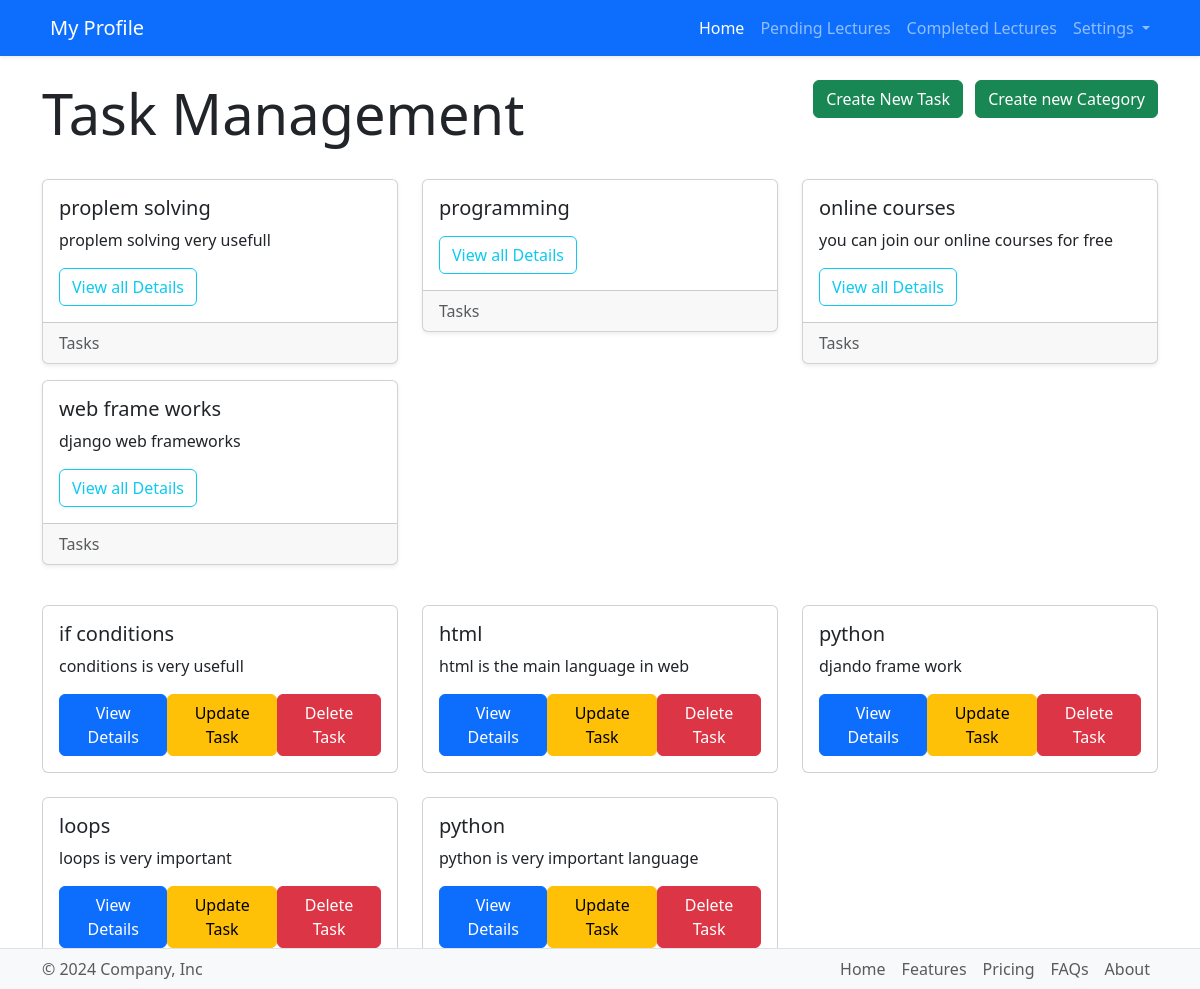
The page / on the database its author committed.
### main/models.py (models this page shows, shortened)
class Category(models.Model):
    name = models.CharField(max_length= 50 , unique=True)
    description = models.TextField(null = True , blank=True)

class Task(models.Model):
    STATUS_CHOICES = [
        ('PENDING' , 'PENDING'),
        ('IN PROGRESS' , 'IN PROGRESS'),
        ('COMPLETED' , 'COMPLETED'),
    ]
    title=models.CharField(max_length = 100)
    description = models.TextField()
    status = models.CharField(max_length = 12 , choices = STATUS_CHOICES , default = 'PENDING')
    priority = models.IntegerField(validators=[MinValueValidator(1) , MaxValueValidator(10)] ,null= True , blank= True)
    due_date = models.DateField(null= True , blank=True)
    created_at = models.DateTimeField(auto_now_add = True)
    updated_at = models.DateTimeField(auto_now_add = True)
    category= models.ForeignKey(Category, on_delete=models.CASCADE)

### main/views.py (the view)
# urls.py: path('' , index , name="home"),
def index(request):
    tasks = Task.objects.all().order_by('due_date')
    categories = Category.objects.all()
    context = { 'tasks':tasks ,
                'categories' :categories
              }
    return render(request , 'main/index.html',context)

### templates/main/index.html (shortened to what this page needs)
{% extends "main/components/base.html" %}
{% block content %}
<div class="container mt-4">
  <div class="d-flex justify-content-between mb-4">
    <h1 class="display-4">Task Management</h1>
    <div>
      <a href="{% url 'createtodo' %}" class="btn btn-success me-2">Create New Task</a>
      <a href="{% url 'createcategory' %}" class="btn btn-success">Create new Category</a>
    </div>
  </div>
  <div class="row mb-4">
    {% for cat in categories %}
      <div class="col-md-4 mb-3">
        <div class="card shadow-sm">
          <div class="card-body">
            <h5 class="card-title">{{ cat.name }}</h5>
            <p class="card-text">{{ cat.description }}</p>
            <a href="{% url 'cattodo' cat.id %}" class="btn btn-outline-info">View all Details</a>
          </div>
          <div class="card-footer text-muted">
            {{ cat.tasks_count }} Tasks
          </div>
        </div>
      </div>
    {% empty %}
      <div class="col-12">
        <div class="alert alert-warning" role="alert">
          No categories available.
        </div>
      </div>
    {% endfor %}
  </div>
  <div class="row">
    {% for task in tasks %}
      <div class="col-md-4 mb-4">
        <div class="card">
          <div class="card-body">
            <h5 class="card-title">{{ task.title }}</h5>
            <p class="card-text">{{ task.description }}</p>
            <div class="d-flex justify-content-between">
              <a href="{% url 'detail' task.id %}" class="btn btn-primary">View Details</a>
              <a href="{% url 'update-task' task.id %}" class="btn btn-warning">Update Task</a>
              <button type="button" class="btn btn-danger" data-bs-toggle="modal" data-bs-target="#deleteModal{{ task.id }}">
                Delete Task
              </button>
            </div>
          </div>
        </div>
      </div>
    {% empty %}
      <div class="col-12">
        <div class="alert alert-info" role="alert">
          No tasks available.
        </div>
      </div>
    {% endfor %}
  </div>
</div>
{% endblock %}

### templates/main/components/base.html (shortened to what this page needs)
<!DOCTYPE html>
<html lang="en">
<head>
    <link rel="stylesheet" href="https://cdn.jsdelivr.net/npm/bootstrap@5.3.2/dist/css/bootstrap.min.css">
</head>
<body>
  {% include "main/components/navbar.html" %}
      {% block content %}
      {% endblock %}
  {% include "main/components/footer.html" %}
</body>
</html>

### templates/main/components/navbar.html (shortened to what this page needs)
<nav class="navbar navbar-expand-lg navbar-dark bg-primary shadow-sm">
  <div class="container">
    <a class="navbar-brand d-flex align-items-center" href="#">
       My Profile
    </a>
    <div class="collapse navbar-collapse" id="navbarNav">
      <ul class="navbar-nav ms-auto">
        <li class="nav-item">
          <a class="nav-link active" aria-current="page" href="{% url 'home' %}">
             Home
          </a>
        </li>
        <li class="nav-item">
          <a class="nav-link" href="{% url 'status' 'PENDING' %}">
             Pending Lectures
          </a>
        </li>
        <li class="nav-item">
          <a class="nav-link" href="{% url 'status' 'COMPLETED' %}">
             Completed Lectures
          </a>
        </li>
        <li class="nav-item dropdown">
          <a class="nav-link dropdown-toggle" href="#" role="button" data-bs-toggle="dropdown" aria-expanded="false">
             Settings
          </a>
        </li>
      </ul>
    </div>
  </div>
</nav>

### templates/main/components/footer.html
<div class="position-fixed bottom-0 start-0 end-0">
    <footer class="bg-light border-top">
        <div class="container">
            <div class="d-flex flex-wrap justify-content-between align-items-center">
                <p class="mb-0 text-muted">© 2024 Company, Inc</p>
                <a href="/" class="d-flex align-items-center text-decoration-none me-md-4">
                    <svg class="bi me-2" width="40" height="32"><use xlink:href="#bootstrap"/></svg>
                </a>
                <ul class="nav mb-0">
                    <li class="nav-item"><a href="#" class="nav-link px-2 text-muted">Home</a></li>
                    <li class="nav-item"><a href="#" class="nav-link px-2 text-muted">Features</a></li>
                    <li class="nav-item"><a href="#" class="nav-link px-2 text-muted">Pricing</a></li>
                    <li class="nav-item"><a href="#" class="nav-link px-2 text-muted">FAQs</a></li>
                    <li class="nav-item"><a href="#" class="nav-link px-2 text-muted">About</a></li>
                </ul>
            </div>
        </div>
    </footer>
</div>

### rows shown on the page
Category: name "proplem solving", description "proplem solving very usefull"
Category: name "programming"
Category: name "online courses", description "you can join our online courses for free"
Category: name "web frame works", description "django web frameworks"
Task: title "if conditions", description "conditions is very usefull"
Task: title "html", description "html is the main language in web"
Task: title "python", description "djando frame work"
Task: title "loops", description "loops is very important"
Task: title "python", description "python is very important language"
